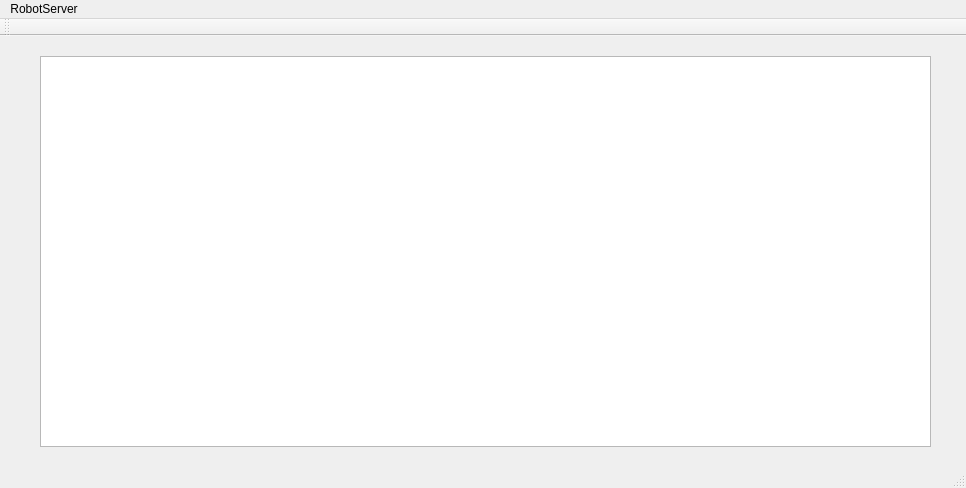
<?xml version="1.0" encoding="UTF-8"?>
<ui version="4.0">
 <class>MainWindow</class>
 <widget class="QMainWindow" name="MainWindow">
  <property name="geometry">
   <rect>
    <x>0</x>
    <y>0</y>
    <width>966</width>
    <height>488</height>
   </rect>
  </property>
  <property name="windowTitle">
   <string>MainWindow</string>
  </property>
  <widget class="QWidget" name="centralWidget">
   <widget class="QTextBrowser" name="textBrowser">
    <property name="geometry">
     <rect>
      <x>40</x>
      <y>20</y>
      <width>891</width>
      <height>391</height>
     </rect>
    </property>
   </widget>
  </widget>
  <widget class="QMenuBar" name="menuBar">
   <property name="geometry">
    <rect>
     <x>0</x>
     <y>0</y>
     <width>966</width>
     <height>23</height>
    </rect>
   </property>
   <widget class="QMenu" name="menuRobotServer">
    <property name="title">
     <string>RobotServer</string>
    </property>
   </widget>
   <addaction name="menuRobotServer"/>
  </widget>
  <widget class="QToolBar" name="mainToolBar">
   <attribute name="toolBarArea">
    <enum>TopToolBarArea</enum>
   </attribute>
   <attribute name="toolBarBreak">
    <bool>false</bool>
   </attribute>
  </widget>
  <widget class="QStatusBar" name="statusBar"/>
 </widget>
 <layoutdefault spacing="6" margin="11"/>
 <resources/>
 <connections/>
</ui>
